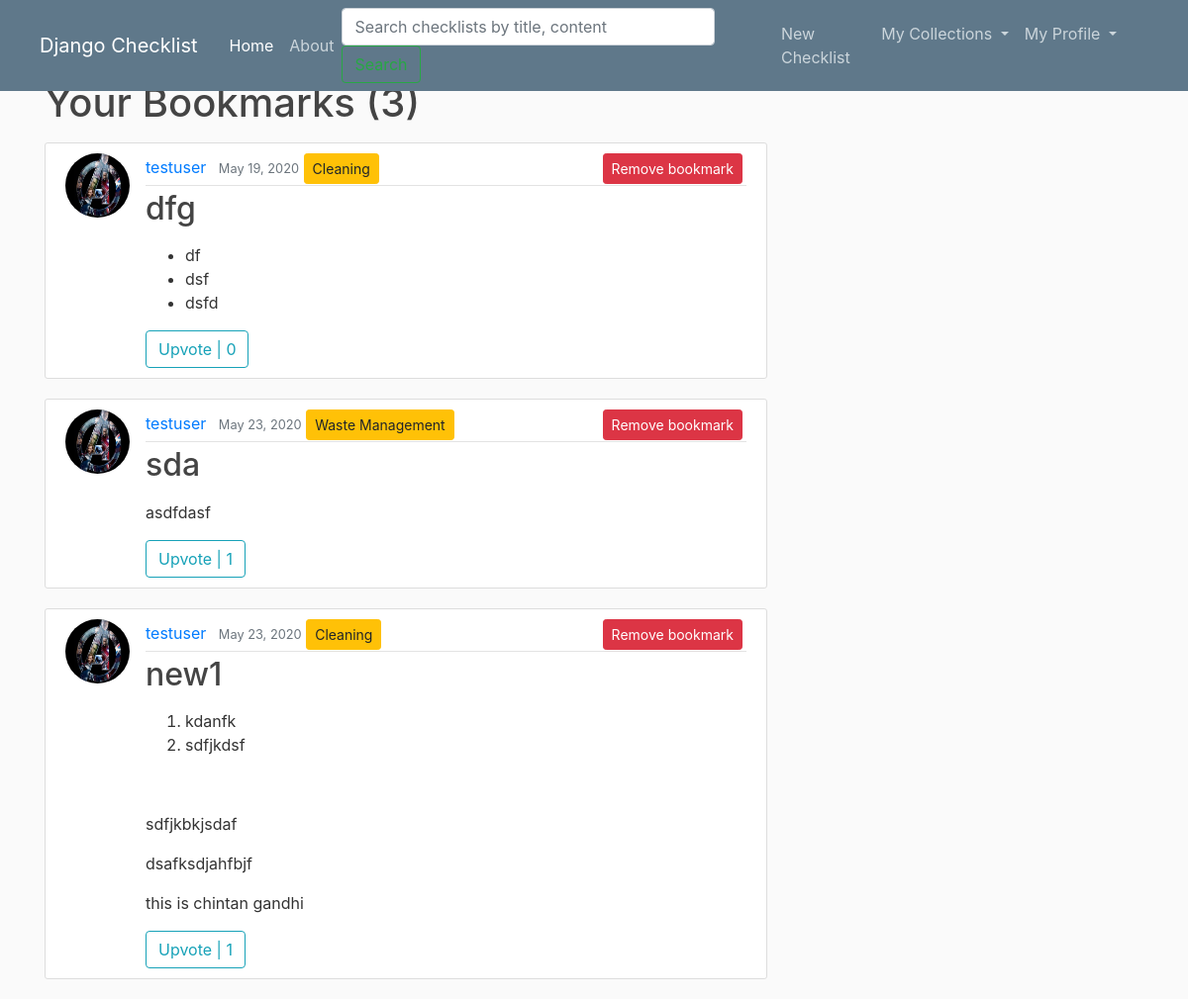
Screenshot of /bookmarks/ (signed in) with the database file from the repository.
### checklist/models.py (models this page shows, shortened)
class Bookmark(models.Model):
	user = models.ForeignKey(User, on_delete=models.CASCADE)
	checklist = models.ForeignKey(Checklist, on_delete=models.CASCADE)

class Checklist(models.Model):
	title = models.CharField(max_length=100)
	content = RichTextField()
	date_posted = models.DateTimeField(default=timezone.now)
	author = models.ForeignKey(User, on_delete = models.CASCADE)
	visibility = models.IntegerField(default=0)
	category = models.ForeignKey('Category', null=True, on_delete = models.SET_NULL)

class Category(models.Model):
	name = models.CharField(max_length=30)
	def __str__(self):
		return self.name

### users/models.py (models this page shows, shortened)
class Profile(models.Model):
	user = models.OneToOneField(User, on_delete = models.CASCADE)
	image = models.ImageField(default='default.jpg', upload_to='profile_pics')

### checklist/views.py (the view)
# urls.py: path('bookmarks/', BookmarkChecklistListView.as_view(), name='bookmarks'),
class BookmarkChecklistListView(ListView):
	model = Bookmark
	template_name = 'checklist/bookmark_checklists.html'
	paginate_by = 5
	def get_context_data(self, **kwargs):
		context = super(BookmarkChecklistListView, self).get_context_data(**kwargs)
		upvotes_cnt_list = []
		bookmarks_var = Bookmark.objects.filter(user=self.request.user)
		for bookmark in bookmarks_var:
			upvotes_cnt_list.append(Upvote.objects.filter(checklist=bookmark.checklist).count())
		checklist_upvotes = zip(bookmarks_var, upvotes_cnt_list)
		paginator = Paginator(list(checklist_upvotes), self.paginate_by)
		page = self.request.GET.get('page')
		try:
			page_checklist_upvotes = paginator.page(page)
		except PageNotAnInteger:
			page_checklist_upvotes = paginator.page(1)
		except EmptyPage:
			page_checklist_upvotes = paginator.page(paginator.num_pages)
		context['checklist_upvotes'] = page_checklist_upvotes
		context['title'] = 'bookmarks'
		context['is_paginated'] = page_checklist_upvotes.has_other_pages
		return context

### checklist/templates/checklist/bookmark_checklists.html (shortened to what this page needs)
{% extends "checklist/base.html" %}
{% block content %}
	<h1 class="mb-3">Your Bookmarks ({{ checklist_upvotes.paginator.count }})</h1>
	{% for bookmark, uvote in checklist_upvotes %}
		<article class="media content-section">
			<img class="rounded-circle article-img" src="{{ bookmark.checklist.author.profile.image.url }}">
			<div class="media-body">
				<div class="article-metadata">
					<a class="mr-2" href="{% url 'user-checklists' bookmark.checklist.author.username %}">{{ bookmark.checklist.author }}</a>
					<small class="text-muted">{{ bookmark.checklist.date_posted|date:'F d, Y' }}</small>
					<a class="btn btn-sm btn-warning" href="{% url 'category' bookmark.checklist.category %}" >{{ bookmark.checklist.category }}</a>
					<a style="float: right;" class="btn btn-danger btn-sm mb-3 mr-1" href="{% url 'checklist-bookmark' bookmark.checklist.id %}">Remove bookmark</a>
				</div>
				<h2><a class="article-title" href="{% url 'checklist-detail' bookmark.checklist.id %}">{{ bookmark.checklist.title }}</a></h2>
				<p class="article-content">{{ bookmark.checklist.content|safe }}</p>
				{% if user.is_authenticated and bookmark.checklist.author.username != user.username %}
					<a class="btn btn-outline-info" href="{% url 'checklist-upvote' bookmark.checklist.id %}">Upvote | {{ uvote }}</a>
				{% else %}
					<a class="btn btn-outline-info disabled">{{ uvote }} Upvotes</a>
				{% endif %}
			</div>
		</article>
	{% endfor %}
{% endblock content  %}

### checklist/static/checklist/main.css (style rules this page uses)
body { background: #fafafa; color: #333333; margin-top: 5rem; }
h1, h2, h3, h4, h5, h6 { color: #444444; }
ul { margin: 0; }
.content-section { background: #ffffff; padding: 10px 20px; border: 1px solid #dddddd; border-radius: 3px; margin-bottom: 20px; }
.article-title { color: #444444; }
.article-content { white-space: pre-line; }
.article-img { height: 65px; width: 65px; margin-right: 16px; }
.article-metadata { padding-bottom: 1px; margin-bottom: 4px; border-bottom: 1px solid #e3e3e3 }

### rows the page displays
Bookmark: checklist.author.profile.image (placeholder picture), checklist.author "testuser", checklist.date_posted "May 19, 2020", checklist.category "Cleaning", checklist "dfg", checklist.content "df dsf dsfd", uvote "0"
Bookmark: checklist.author.profile.image (placeholder picture), checklist.author "testuser", checklist.date_posted "May 23, 2020", checklist.category "Waste Management", checklist "sda", checklist.content "asdfdasf", user "1"
Bookmark: checklist.author.profile.image (placeholder picture), checklist.author "testuser", checklist.date_posted "May 23, 2020", checklist.category "Cleaning", checklist "new1", checklist.content "kdanfk sdfjkdsf sdfjkbkjsdaf dsafksdjahfbjf this is chintan gandhi", user "1"

### other values shown
{{ checklist_upvotes.paginator.count }} "3"
